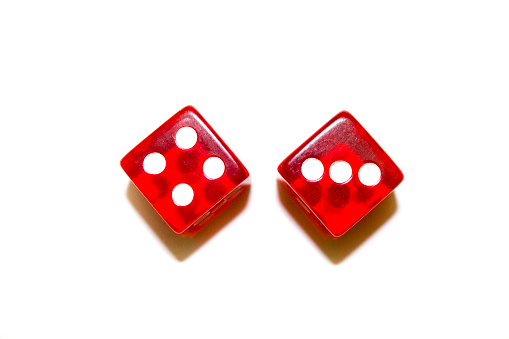
#> input picture colorful_dice_and_background_image/1.jpg, 509 x 339 px
$ python colorful_dice_and_background.py
#> lines starting #> are read from the running program, lines starting #| are printed output that depends on the picture; after the words box and inside, x2 and y2 are one past the last pixel; in counts of white or black regions, pixels touching at a corner belong together
import cv2 as cv

img = cv.imread('colorful_dice_and_background_image/1.jpg')
#> img is the input picture: shape (339, 509, 3); mean B, G, R 225.7, 226.9, 247.3
rgb_img = img[:]
img = cv.cvtColor(img, cv.COLOR_BGR2GRAY)
#> img: shape (339, 509)

_, thresh = cv.threshold(img,220,255, cv.THRESH_BINARY_INV)
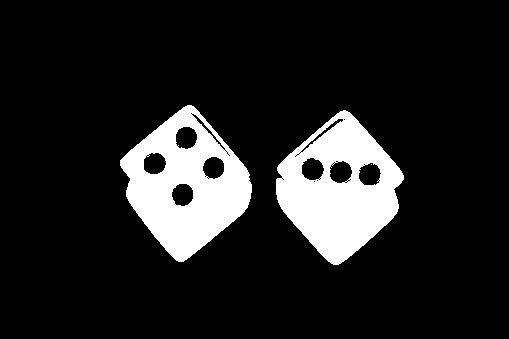
#> thresh: shape (339, 509); 13.1% white; 3 white regions (1 under 20 px), largest, box (x1, y1, x2, y2) and area: (276, 110, 404, 265) 11295, (120, 105, 252, 262) 11248
edge = cv.Canny(thresh, 9, 150)
#> edge: shape (339, 509); 1% white in thin lines or dots, all inside (x1, y1, x2, y2) = (119, 104, 404, 265)

contours, hierarchy = cv.findContours(edge, cv.RETR_EXTERNAL, cv.CHAIN_APPROX_SIMPLE)
#> contours = 2 contours; box (x1, y1, x2, y2) and area: (119, 104, 252, 262) 12904, (275, 109, 404, 265) 12648

x0, y0, w0, h0= cv.boundingRect(contours[0])
#> x0 = 275; y0 = 109; w0 = 129; h0 = 156
x1, y1, w1, h1= cv.boundingRect(contours[1])
#> x1 = 119; y1 = 104; w1 = 133; h1 = 158

first_dice = edge[y0:y0 + h0, x0:x0 + w0]
#> first_dice: shape (156, 129); 4.4% white in thin lines or dots
second_dice = edge[y1:y1 + h1, x1:x1 + w1]
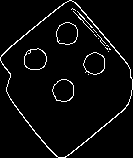
#> second_dice: shape (158, 133); 4.2% white in thin lines or dots

first_circles = cv.HoughCircles(first_dice,cv.HOUGH_GRADIENT,1.2,20,param1=50,param2=25,minRadius=3,maxRadius=35)
#> first_circles = [[36.6, 60.6, 10.8], [64.2, 60.6, 10.56], [93, 66.6, 10.44]]
second_circles = cv.HoughCircles(second_dice,cv.HOUGH_GRADIENT,1.2,20,param1=50,param2=25,minRadius=3,maxRadius=35)
#> second_circles = [[34.2, 59.4, 11.28], [66.6, 33, 9.96], [93, 63, 10.2], [63, 90.6, 11.04]]
print('#1 In ascending order, the dice value is', len(first_circles[0]), len(second_circles[0]))
#| #1 In ascending order, the dice value is 3 4

#show detected dice at image
cv.rectangle(rgb_img, (x0,y0),(x0+w0,y0+h0), (255,0,0),5)
cv.rectangle(rgb_img, (x1,y1),(x1+w1,y1+h1), (255,0,0),5)

circles = cv.HoughCircles(edge,cv.HOUGH_GRADIENT,1.2,20,param1=50,param2=25,minRadius=3,maxRadius=35)
#> circles = [[311.4, 168.6, 11.52], [153, 162.6, 11.28], [186.6, 138.6, 10.56], [213, 168.6, 10.56], [339, 171, 10.8], [180.6, 192.6, 10.92], [369, 175.8, 10.56]]
circles=circles[0,:]

for circle in circles:
    cv.circle(rgb_img,(int(circle[0]),int(circle[1])),int(circle[2]),(255,0,0),2)
    cv.circle(rgb_img,(int(circle[0]),int(circle[1])),2,(0,0,255),3)
#> this loop made 7 passes
#> rgb_img: shape (339, 509, 3); mean B, G, R 226.1, 213.4, 233.5

cv.imshow('rgb_img', rgb_img)
cv.waitKey()


img = cv.imread('colorful_dice_and_background_image/2.jpg')
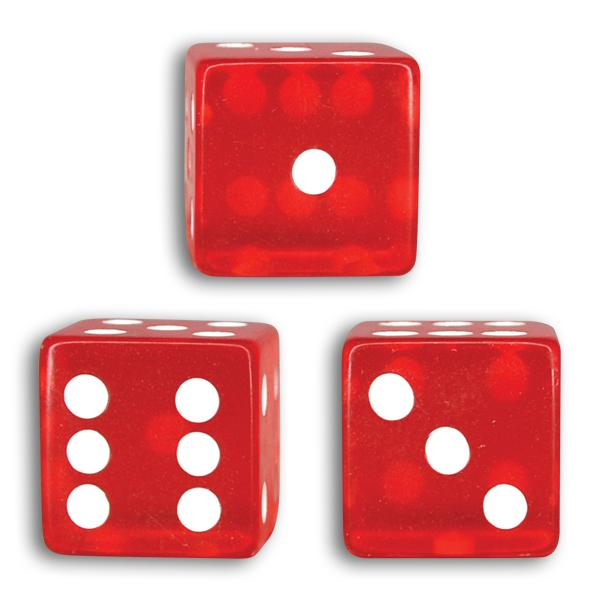
#> input picture colorful_dice_and_background_image/2.jpg, 600 x 600 px
#> img is the input picture: shape (600, 600, 3); mean B, G, R 167.5, 166.7, 230.6
rgb_img = img[:]
img = cv.cvtColor(img, cv.COLOR_BGR2GRAY)
#> img: shape (600, 600)

_, thresh = cv.threshold(img,220,255, cv.THRESH_BINARY_INV)
#> thresh: shape (600, 600); 45.3% white; 6 white regions (3 under 20 px), largest, box (x1, y1, x2, y2) and area: (169, 40, 421, 289) 58546, (23, 316, 280, 570) 52511, (326, 319, 561, 570) 52185

edge_ = cv.Canny(thresh,9, 150)
#> edge_: shape (600, 600); 1.5% white in thin lines or dots, all inside (x1, y1, x2, y2) = (22, 39, 561, 570)
dilate = cv.dilate(edge_, None)
#> dilate: shape (600, 600); 4.9% white; 25 white regions

contours, hierarchy = cv.findContours(dilate, cv.RETR_EXTERNAL, cv.CHAIN_APPROX_SIMPLE)
#> contours = 3 contours; box (x1, y1, x2, y2) and area: (21, 314, 281, 571) 63020, (167, 38, 422, 290) 61437, (324, 317, 562, 571) 58507

x0, y0, w0, h0= cv.boundingRect(contours[0])
#> x0 = 324; y0 = 317; w0 = 238; h0 = 254
x1, y1, w1, h1= cv.boundingRect(contours[1])
#> x1 = 21; y1 = 314; w1 = 260; h1 = 257
x2, y2, w2, h2= cv.boundingRect(contours[2])
#> x2 = 167; y2 = 38; w2 = 255; h2 = 252

first_dice_ = edge_[y0:y0+h0, x0:x0+w0]
#> first_dice_: shape (254, 238); 3% white in thin lines or dots
second_dice_ = edge_[y1:y1+h1, x1:x1+w1]
#> second_dice_: shape (257, 260); 3.4% white in thin lines or dots
third_dice_ = edge_[y2:y2+h2, x2:x2+w2]
#> third_dice_: shape (252, 255); 2.1% white in thin lines or dots

first_circles_ = cv.HoughCircles(first_dice_,cv.HOUGH_GRADIENT,1.2,30,param1=50,param2=30,minRadius=20,maxRadius=35)
#> first_circles_ = [[179.4, 190.2, 21.44], [125.4, 132.6, 23.12], [66.6, 81, 22.04]]
second_circles_ = cv.HoughCircles(second_dice_,cv.HOUGH_GRADIENT,1.2,30,param1=50,param2=30,minRadius=20,maxRadius=35)
#> second_circles_ = [[66.6, 137.4, 21.68], [66.6, 191.4, 22.16], [174.6, 84.6, 22.04], [65.4, 82.2, 22.28], [178.2, 138.6, 21.08], [174.6, 192.6, 22.28]]
third_circles_ = cv.HoughCircles(third_dice_,cv.HOUGH_GRADIENT,1.2,30,param1=50,param2=30,minRadius=20,maxRadius=35)
#> third_circles_ = [[144.6, 132.6, 21.56]]

sorted_circles = sorted([len(first_circles_[0]), len(second_circles_[0]), len(third_circles_[0])])
#> sorted_circles = [1, 3, 6]
print('#2 In ascending order, the dice value is', sorted_circles[0], sorted_circles[1], sorted_circles[2])
#| #2 In ascending order, the dice value is 1 3 6

#show detected dice at image
cv.rectangle(rgb_img, (x0,y0),(x0+w0,y0+h0), (255,0,0),5)
cv.rectangle(rgb_img, (x1,y1),(x1+w1,y1+h1), (255,0,0),5)
cv.rectangle(rgb_img, (x2,y2),(x2+w2,y2+h2), (255,0,0),5)

circles = cv.HoughCircles(edge_,cv.HOUGH_GRADIENT,1.2,30,param1=50,param2=30,minRadius=20,maxRadius=35)
#> circles = [[197.4, 400.2, 22.04], [198.6, 454.2, 21.44], [504.6, 504.6, 21.68], [198.6, 510.6, 21.68], [84.6, 396.6, 23.36], [390.6, 397.8, 21.8], [444.6, 449.4, 23.6], [89.4, 450.6, 21.32], [89.4, 504.6, 21.2], [312.6, 168.6, 20.36]]
circles=circles[0,:]

for circle in circles:
    cv.circle(rgb_img,(int(circle[0]),int(circle[1])),int(circle[2]),(255,0,0),2)
    cv.circle(rgb_img,(int(circle[0]),int(circle[1])),2,(0,0,255),3)
#> this loop made 10 passes
#> rgb_img: shape (600, 600, 3); mean B, G, R 169.4, 150.7, 214

cv.imshow('rgb_img', rgb_img)
cv.waitKey()


img = cv.imread('colorful_dice_and_background_image/3.png')
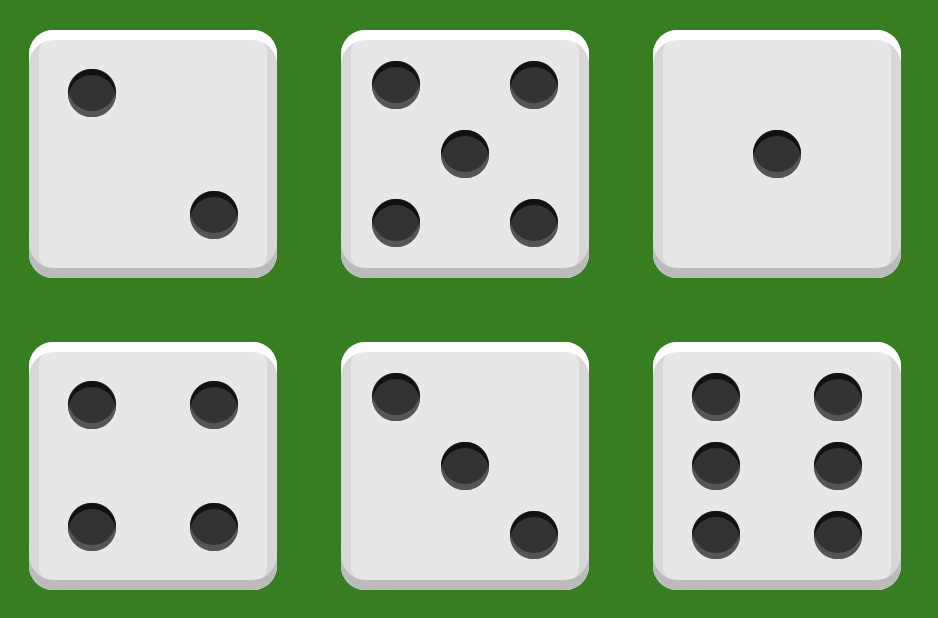
#> input picture colorful_dice_and_background_image/3.png, 938 x 618 px
#> img is the input picture: shape (618, 938, 3); mean B, G, R 145.2, 178.7, 153
rgb_img = img[:]
img = cv.cvtColor(img, cv.COLOR_BGR2GRAY)
#> img: shape (618, 938)

_, thresh = cv.threshold(img,220,255, cv.THRESH_BINARY_INV)
#> thresh: shape (618, 938); 50.6% white; 6 black regions, box (x1, y1, x2, y2) and area: (653, 30, 901, 268) 52468, (29, 30, 277, 268) 50584, (341, 342, 589, 580) 48700, (29, 342, 277, 580) 46816, (341, 30, 589, 268) 44932, (653, 342, 901, 580) 43048
edge__ = cv.Canny(thresh,9, 150)
#> edge__: shape (618, 938); 1.6% white in thin lines or dots, all inside (x1, y1, x2, y2) = (28, 29, 902, 580)

kernel = cv.getStructuringElement(cv.MORPH_RECT, (3,3))
#> kernel = [[1, 1, 1], [1, 1, 1], [1, 1, 1]]
dilate = cv.dilate(edge__,kernel,iterations = 1)
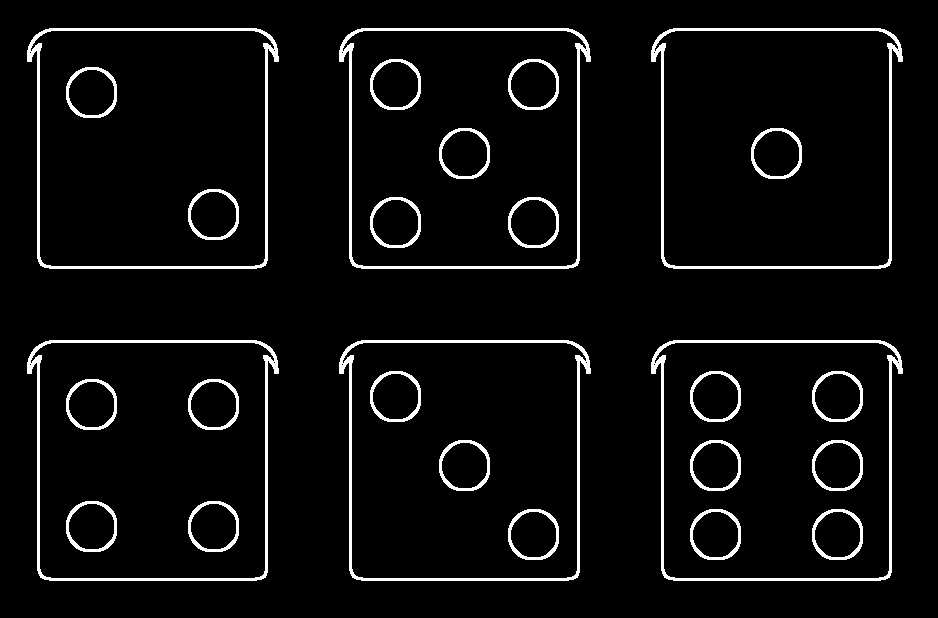
#> dilate: shape (618, 938); 5.2% white; 27 white regions

contours, hierarchy = cv.findContours(dilate, cv.RETR_EXTERNAL, cv.CHAIN_APPROX_SIMPLE)
#> contours = 6 contours; box (x1, y1, x2, y2) and area: (651, 340, 903, 581) 55414, (339, 340, 591, 581) 55414, (27, 340, 279, 581) 55414, (651, 28, 903, 269) 55414, (339, 28, 591, 269) 55414, (27, 28, 279, 269) 55414

x0, y0, w0, h0= cv.boundingRect(contours[0])
#> x0 = 651; y0 = 340; w0 = 252; h0 = 241
x1, y1, w1, h1= cv.boundingRect(contours[1])
#> x1 = 339; y1 = 340; w1 = 252; h1 = 241
x2, y2, w2, h2= cv.boundingRect(contours[2])
#> x2 = 27; y2 = 340; w2 = 252; h2 = 241
x3, y3, w3, h3= cv.boundingRect(contours[3])
#> x3 = 651; y3 = 28; w3 = 252; h3 = 241
x4, y4, w4, h4= cv.boundingRect(contours[4])
#> x4 = 339; y4 = 28; w4 = 252; h4 = 241
x5, y5, w5, h5= cv.boundingRect(contours[5])
#> x5 = 27; y5 = 28; w5 = 252; h5 = 241

first_dice__ = edge__[y0:y0+h0, x0:x0+w0]
#> first_dice__: shape (241, 252); 3.3% white in thin lines or dots
second_dice__ = edge__[y1:y1+h1, x1:x1+w1]
#> second_dice__: shape (241, 252); 2.5% white in thin lines or dots
third_dice__ = edge__[y2:y2+h2, x2:x2+w2]
#> third_dice__: shape (241, 252); 2.7% white in thin lines or dots
fourth_dice__ = edge__[y3:y3+h3, x3:x3+w3]
#> fourth_dice__: shape (241, 252); 1.9% white in thin lines or dots
fifth_dice__ = edge__[y4:y4+h4, x4:x4+w4]
#> fifth_dice__: shape (241, 252); 3% white in thin lines or dots
sixth_dice__ = edge__[y5:y5+h5, x5:x5+w5]
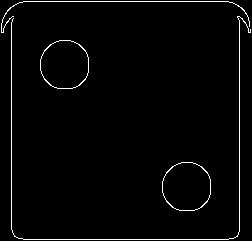
#> sixth_dice__: shape (241, 252); 2.2% white in thin lines or dots

first_circles__ = cv.HoughCircles(first_dice__,cv.HOUGH_GRADIENT,1.2,60,param1=50,param2=30,minRadius=10,maxRadius=35)
#> first_circles__ = [[64.2, 55.8, 23.32], [64.2, 193.8, 23.32], [63, 124.2, 24.4], [186.6, 126.6, 23.92], [186.6, 53.4, 22.72], [186.6, 191.4, 22.72]]
second_circles__ = cv.HoughCircles(second_dice__,cv.HOUGH_GRADIENT,1.2,80,param1=50,param2=30,minRadius=10,maxRadius=35)
#> second_circles__ = [[55.8, 55.8, 24.76], [193.8, 193.8, 24.76], [124.2, 124.2, 24.28]]
third_circles__ = cv.HoughCircles(third_dice__,cv.HOUGH_GRADIENT,1.2,60,param1=50,param2=30,minRadius=10,maxRadius=35)
#> third_circles__ = [[64.2, 64.2, 25.6], [64.2, 186.6, 25.6], [186.6, 64.2, 25.6], [186.6, 186.6, 25.6]]
fourth_circles__ = cv.HoughCircles(fourth_dice__,cv.HOUGH_GRADIENT,1.2,60,param1=50,param2=30,minRadius=10,maxRadius=35)
#> fourth_circles__ = [[124.2, 124.2, 24.28]]
fifth_circles__ = cv.HoughCircles(fifth_dice__,cv.HOUGH_GRADIENT,1.2,60,param1=50,param2=30,minRadius=10,maxRadius=35)
#> fifth_circles__ = [[55.8, 55.8, 24.76], [55.8, 193.8, 24.76], [193.8, 55.8, 24.76], [193.8, 193.8, 24.76], [124.2, 124.2, 24.28]]
sixth_circles__ = cv.HoughCircles(sixth_dice__,cv.HOUGH_GRADIENT,1.2,60,param1=50,param2=30,minRadius=10,maxRadius=35)
#> sixth_circles__ = [[64.2, 64.2, 25.6], [186.6, 186.6, 25.6]]

sorted_circles = sorted([len(first_circles__[0]), len(second_circles__[0]), len(third_circles__[0]), len(fourth_circles__[0]),
                         len(fifth_circles__[0]), len(sixth_circles__[0])])
#> sorted_circles = [1, 2, 3, 4, 5, 6]
print('#3 In ascending order, the dice value is', sorted_circles[0], sorted_circles[1], sorted_circles[2], sorted_circles[3], sorted_circles[4],
      sorted_circles[5])
#| #3 In ascending order, the dice value is 1 2 3 4 5 6

#show detected dice at image
cv.rectangle(rgb_img, (x0,y0),(x0+w0,y0+h0), (255,0,0),5)
#> rgb_img: shape (618, 938, 3)
cv.rectangle(rgb_img, (x1,y1),(x1+w1,y1+h1), (255,0,0),5)
cv.rectangle(rgb_img, (x2,y2),(x2+w2,y2+h2), (255,0,0),5)
cv.rectangle(rgb_img, (x3,y3),(x3+w3,y3+h3), (255,0,0),5)
cv.rectangle(rgb_img, (x4,y4),(x4+w4,y4+h4), (255,0,0),5)
cv.rectangle(rgb_img, (x5,y5),(x5+w5,y5+h5), (255,0,0),5)

circles = cv.HoughCircles(edge__,cv.HOUGH_GRADIENT,1.2,60,param1=50,param2=30,minRadius=10,maxRadius=35)
#> circles = 21 rows, first 8: [90.6, 525, 24.28], [214.2, 214.2, 24.88], [214.2, 526.2, 24.88], [714.6, 395.4, 23.92], [714.6, 533.4, 23.92], [396.6, 84.6, 23.92], [396.6, 222.6, 23.92], [396.6, 396.6, 23.92]
circles=circles[0,:]

for circle in circles:
    cv.circle(rgb_img,(int(circle[0]),int(circle[1])),int(circle[2]),(255,0,0),2)
    cv.circle(rgb_img,(int(circle[0]),int(circle[1])),2,(0,0,255),3)
#> this loop made 21 passes
#> circle on passes 1 to 12: [90.6, 525, 24.28], [214.2, 214.2, 24.88], [214.2, 526.2, 24.88], [714.6, 395.4, 23.92], [714.6, 533.4, 23.92], [396.6, 84.6, 23.92], [396.6, 222.6, 23.92], [396.6, 396.6, 23.92], [534.6, 84.6, 23.92], [534.6, 222.6, 23.92], [534.6, 534.6, 23.92], [838.2, 396.6, 23.56]
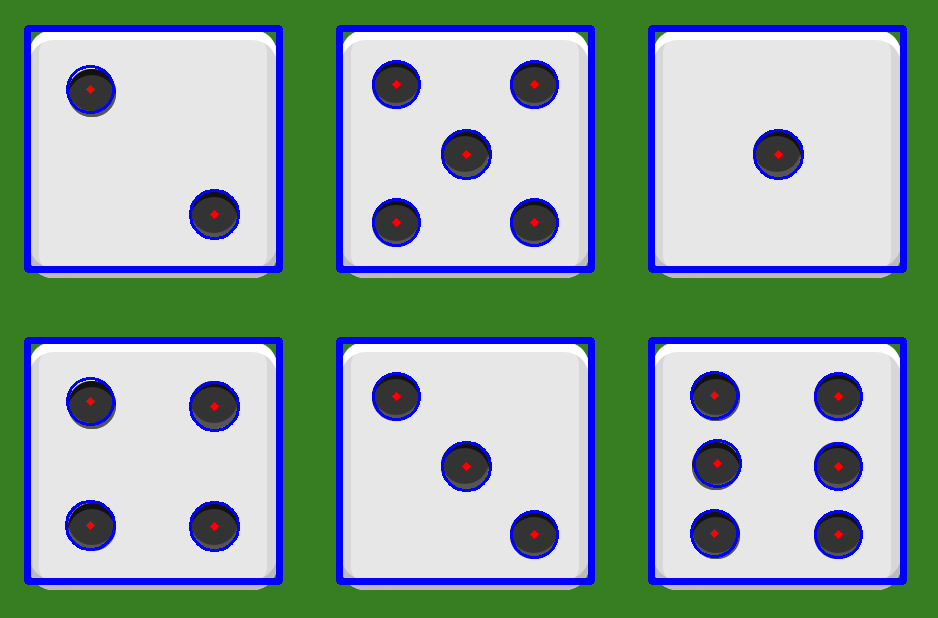
#> rgb_img: shape (618, 938, 3); mean B, G, R 158.2, 165.6, 143.2

cv.imshow('rgb_img', rgb_img)
cv.waitKey()
